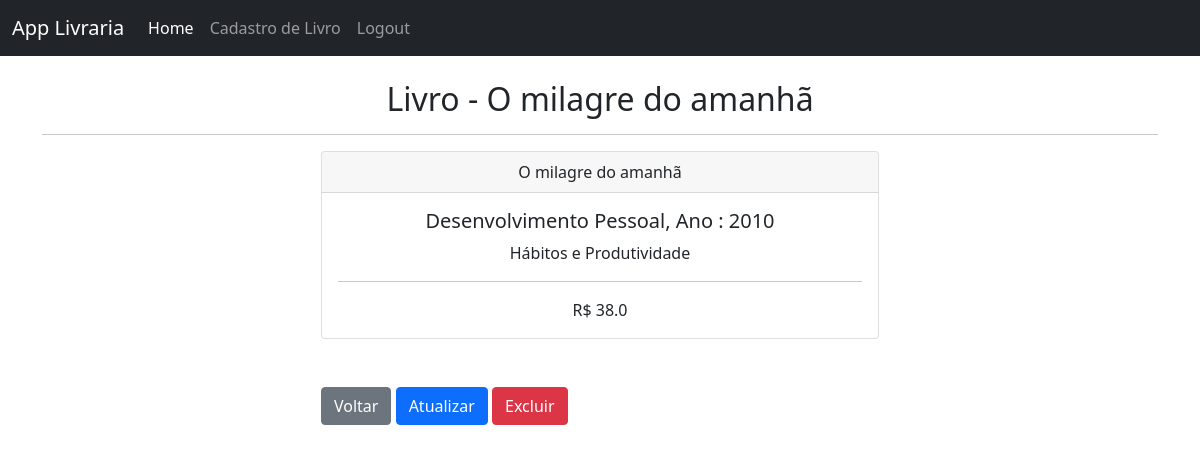
Before: /book/2/ (signed in) with the older database file.
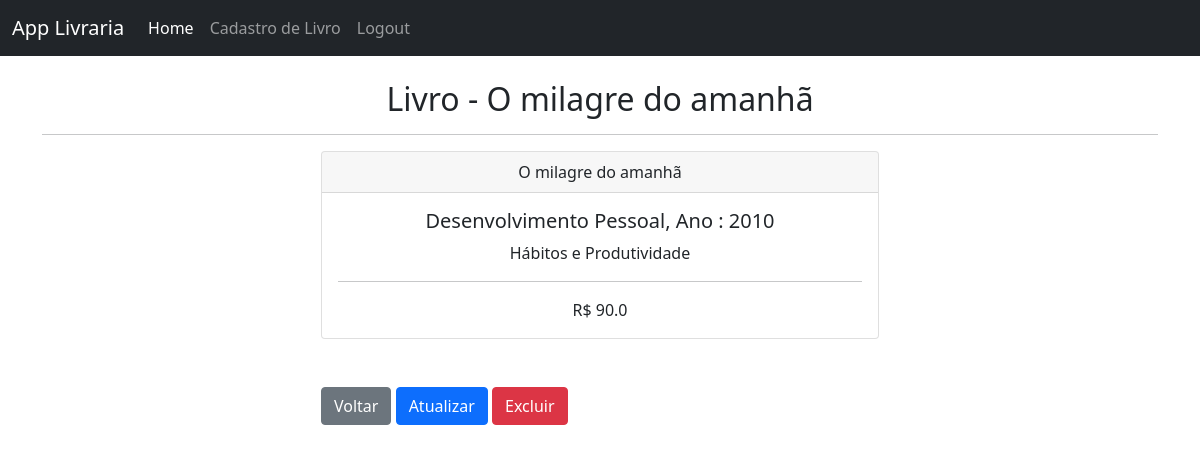
After: the same page with the newer database file.
### livraria/models.py (models this page shows, shortened)
class Book(models.Model):
    created_at = models.DateTimeField(auto_now_add=True)
    title = models.CharField(max_length=50)
    description = models.CharField(max_length=200)
    year = models.IntegerField()
    genre = models.CharField(max_length=30)
    value = models.FloatField()

### livraria/views.py (the view)
# urls.py: path('book/<int:id>/',book_detail, name='book'),
def book_detail(request, id):
    if request.user.is_authenticated:
        book = Book.objects.get(id=id)
        return render(request, 'book.html', {'book': book})
    else:
        messages.error(request, "Você precisa estar logado para acessar essa página!")
        return redirect('home')

### livraria/templates/book.html
{% extends 'base.html' %}
{% block content %}
    <h2 class="text-center"> Livro - {{ book.title }}</h2>
    <hr>
    <div class="col-md-6 offset-md-3">
        <div class="card">
            <div class="card-header text-center">
                {{book.title}}
            </div>
            <div class="card-body text-center">
                <h5 class="card-title">{{ book.genre }}, Ano : {{ book.year }}</h5>
                <p>{{book.description}}</p>
                <hr>
                <span>R$ {{ book.value }}</span>
            </div>
        </div>
        <br><br>
        <a href="{% url 'home' %}" class="btn btn-secondary">Voltar</a>
        <a href="{% url 'update_book' book.id %}" class="btn btn-primary">Atualizar</a>
        <a href="{% url 'delete_book' book.id %}" class="btn btn-danger">Excluir</a>
    </div>
{% endblock %}

Changed rows visible on the page:
changed Book "O milagre do amanhã": value "38.0" → "90.0"
